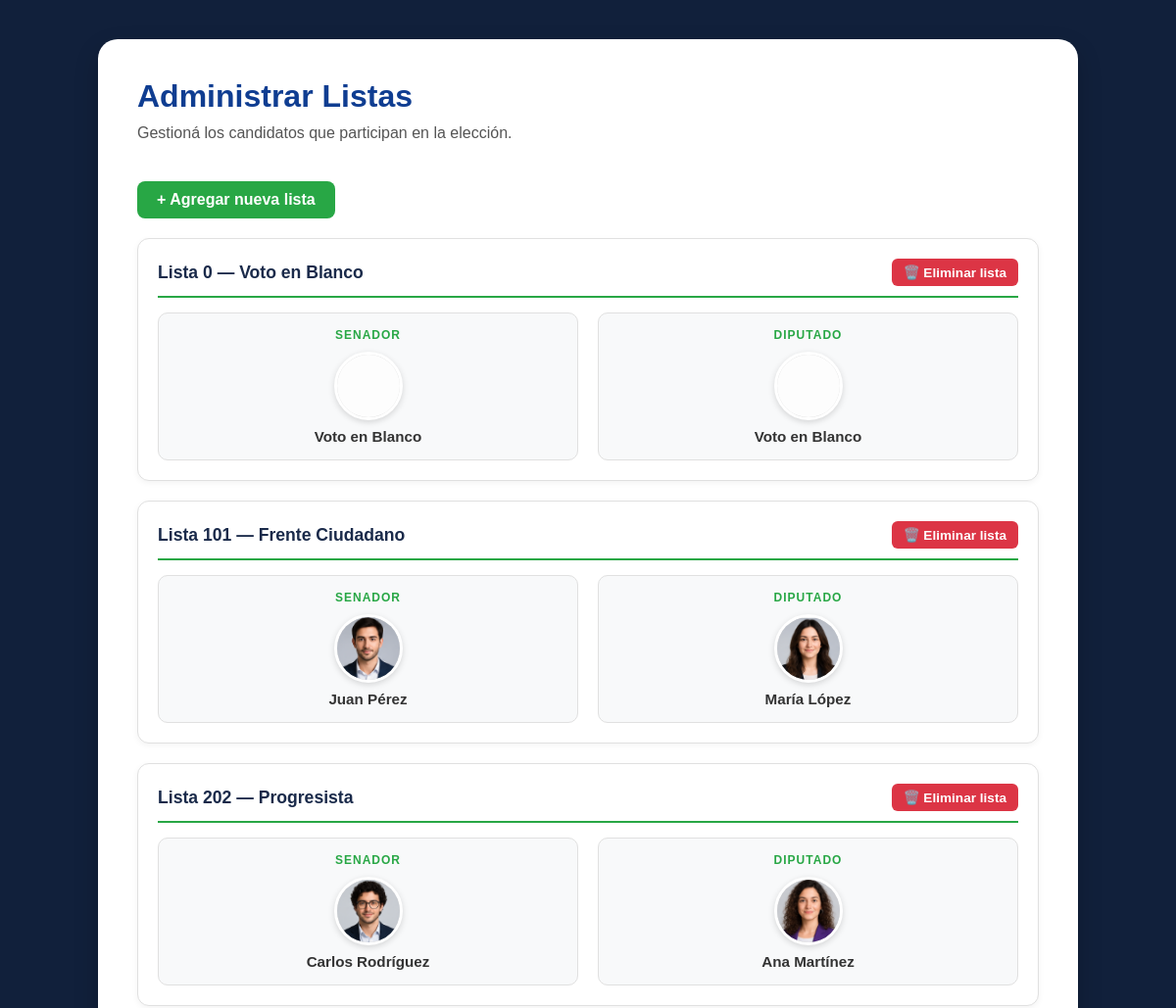
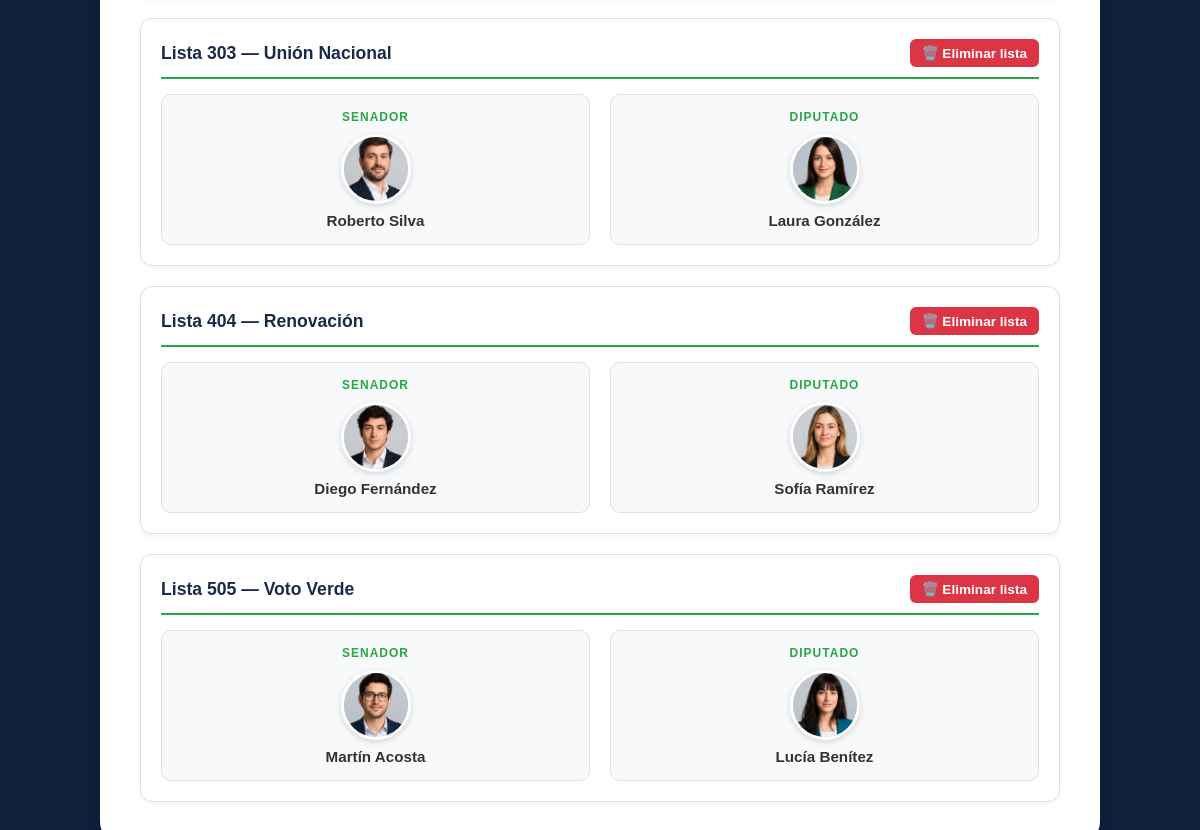
The page /admin/administrarlista/candidatos (signed in) on the database its author committed (2 pictures, top to bottom).
### tables this page shows
CREATE TABLE partidos(
                   id INTEGER PRIMARY KEY AUTOINCREMENT,
                   nombre TEXT NOT NULL,
                   votos INTEGER DEFAULT 0
                   , numero_lista INTEGER);

CREATE TABLE candidatos (
        id INTEGER PRIMARY KEY AUTOINCREMENT,
        partido_id INTEGER NOT NULL,
        categoria TEXT NOT NULL,
        nombre TEXT NOT NULL,
        foto_nombre TEXT NOT NULL,
        FOREIGN KEY (partido_id) REFERENCES partidos(id)
    );

### app.py (the view)
@app.route('/admin/administrarlista/candidatos')
@requiere_admin
def administrar_candidatos():
    con = sqlite3.connect("Votaid.db")
    cur = con.cursor()
    cur.execute("SELECT id, nombre, numero_lista FROM partidos ORDER BY numero_lista")
    partidos_filas = cur.fetchall()
    cur.execute("SELECT id, partido_id, categoria, nombre, foto_nombre FROM candidatos")
    candidatos_filas = cur.fetchall()
    con.close()
    partidos = []
    for pid, pnombre, pnumero in partidos_filas:
        partido = {
            "id": pid,
            "nombre": pnombre,
            "numero_lista": pnumero,
            "senador": None,
            "diputado": None
        }
        for cid, cpid, categoria, cnombre, cfoto in candidatos_filas:
            if cpid == pid:
                if categoria == "senador":
                    partido["senador"] = {"id": cid, "nombre": cnombre, "foto": cfoto}
                elif categoria == "diputado":
                    partido["diputado"] = {"id": cid, "nombre": cnombre, "foto": cfoto}
        partidos.append(partido)
    return render_template(
        'admin/administrarcandidatos.html',
        partidos=partidos
    )

### app.py (called while the page is built)
def requiere_admin(f):
    @wraps(f)
    def decorada(*args, **kwargs):
        if not session.get("admin_logueado"):
            return redirect(url_for("loginadmin"))
        return f(*args, **kwargs)
    return decorada

### templates/admin/administrarcandidatos.html (shortened to what this page needs)
<!DOCTYPE html>
<html lang="es">
<head>
    <link rel="stylesheet" href="{{ url_for('static', filename='css/style.css') }}">
</head>
<body>
    <div class="admin-container">
        <header class="admin-header">
            <div>
                <h1>Administrar Listas</h1>
                <p>
                    Gestioná los candidatos que participan en la elección.
                </p>
            </div>
        </header>
    <div class="agregar-candidato">
        <a href="{{ url_for('agregar_lista') }}" class="boton-agregar">
            + Agregar nueva lista
        </a>
    </div>
    <div class="lista-partidos">
        {% for partido in partidos %}
            <div class="partido-bloque">
                <div class="partido-bloque-header">
                    <h3>
                        Lista {{ partido.numero_lista }} — {{ partido.nombre }}
                    </h3>
                    <a href="{{ url_for('eliminar_lista', partido_id=partido.id) }}"
                       class="boton-eliminar-partido"
                       onclick="return confirm('¿Eliminar esta lista y sus candidatos?');">
                        🗑️ Eliminar lista
                    </a>
                </div>
                <div class="candidatos-fila">
                    <div class="candidato-card">
                        <span class="categoria-label">Senador</span>
                        {% if partido.senador %}
                            <img
                                src="{{ url_for('static', filename='img/' + partido.senador.foto) }}"
                                alt="{{ partido.senador.nombre }}"
                                class="candidato-card-foto"
                            >
                            <p class="candidato-card-nombre">{{ partido.senador.nombre }}</p>
                        {% else %}
                            <p class="sin-candidato">Sin candidato asignado</p>
                        {% endif %}
                    </div>
                    <div class="candidato-card">
                        <span class="categoria-label">Diputado</span>
                        {% if partido.diputado %}
                            <img
                                src="{{ url_for('static', filename='img/' + partido.diputado.foto) }}"
                                alt="{{ partido.diputado.nombre }}"
                                class="candidato-card-foto"
                            >
                            <p class="candidato-card-nombre">{{ partido.diputado.nombre }}</p>
                        {% else %}
                            <p class="sin-candidato">Sin candidato asignado</p>
                        {% endif %}
                    </div>
                </div>
            </div>
        {% endfor %}
    </div>
    </div>
</body>
</html>

### static/css/style.css (style rules this page uses)
* { margin:0; padding:0; box-sizing:border-box; }
body { font-family: Arial, sans-serif; background:#11203b; display:flex; justify-content:center; align-items:center; min-height:100vh; padding:40px 0; }
h1 { color:#0F3D91; margin-bottom:15px; }
p { color:#555; margin-bottom:30px; }
.admin-container { background: white; width: 90%; max-width: 1000px; padding: 40px; border-radius: 20px; box-shadow: 0 10px 25px rgba(0, 0, 0, .2); }
.admin-header { display: flex; justify-content: space-between; align-items: center; margin-bottom: 40px; }
.admin-header h1 { color: #0F3D91; margin-bottom: 10px; }
.admin-header p { color: #555; margin-bottom: 0; }
.boton-agregar { display: inline-block; padding: 10px 20px; background: #28a745; color: white; text-decoration: none; border-radius: 8px; font-weight: bold; transition: 0.3s; }
.lista-partidos { display: flex; flex-direction: column; gap: 20px; margin-top: 20px; }
.partido-bloque { background: #fff; border: 1px solid #e0e0e0; border-radius: 12px; padding: 20px; box-shadow: 0 2px 6px rgba(0, 0, 0, 0.05); }
.partido-bloque-header { display: flex; justify-content: space-between; align-items: center; border-bottom: 2px solid #28a745; padding-bottom: 10px; margin-bottom: 15px; }
.partido-bloque-header h3 { margin: 0; color: #1a2a4a; font-size: 1.1rem; }
.boton-eliminar-partido { padding: 6px 12px; background: #dc3545; color: white; text-decoration: none; border-radius: 6px; font-size: 0.85rem; font-weight: bold; transition: 0.3s; }
.candidatos-fila { display: flex; gap: 20px; flex-wrap: wrap; }
.candidato-card { flex: 1; min-width: 200px; display: flex; flex-direction: column; align-items: center; padding: 15px; background: #f8f9fa; border-radius: 10px; border: 1px solid #e0e0e0; text-align: center; }
.categoria-label { font-size: 0.75rem; font-weight: bold; color: #28a745; text-transform: uppercase; letter-spacing: 1px; margin-bottom: 10px; }
.candidato-card-foto { width: 70px; height: 70px; object-fit: cover; border-radius: 50%; border: 3px solid #fff; box-shadow: 0 2px 6px rgba(0, 0, 0, 0.15); margin-bottom: 8px; background: #ddd; }
.candidato-card-nombre { margin: 0; font-weight: bold; color: #333; font-size: 0.95rem; }

### rows shown on the page
partidos: numero_lista "0", nombre "Voto en Blanco", foto_nombre (picture), senador.nombre "Voto en Blanco", diputado.nombre "Voto en Blanco"
partidos: numero_lista "101", nombre "Frente Ciudadano", foto_nombre (picture), senador.nombre "Juan Pérez", diputado.nombre "María López"
partidos: numero_lista "202", nombre "Progresista", foto_nombre (picture), senador.nombre "Carlos Rodríguez", diputado.nombre "Ana Martínez"
partidos: numero_lista "303", nombre "Unión Nacional", foto_nombre (picture), senador.nombre "Roberto Silva", diputado.nombre "Laura González"
partidos: numero_lista "404", nombre "Renovación", foto_nombre (picture), senador.nombre "Diego Fernández", diputado.nombre "Sofía Ramírez"
partidos: numero_lista "505", nombre "Voto Verde", foto_nombre (picture), senador.nombre "Martín Acosta", diputado.nombre "Lucía Benítez"
